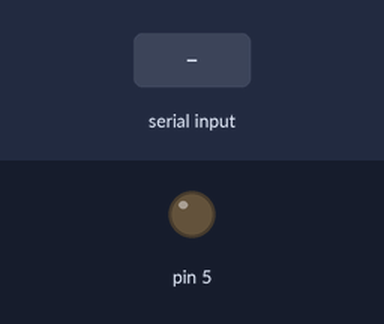
This sketch was run on a simulated Arduino Uno, built with avr-gcc and run on an emulated ATmega328P. Shown: output pins drawn as LEDs (lit = HIGH). The test bench sets the inputs (shaded band). What the sketch prints to the serial monitor is not drawn.

Above: at 1.2 s.
1.3 s: "90,45\n" received over Serial
At 2.1 s:
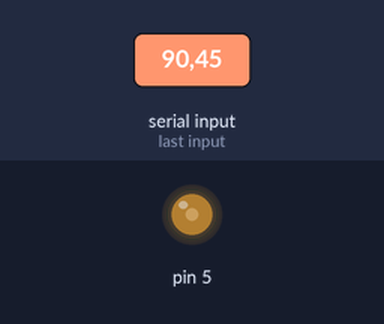
3.8 s: "30,150\n" received over Serial
At 6.0 s:
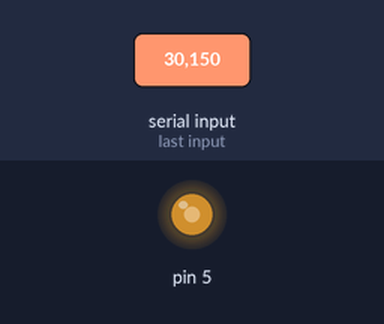
6.3 s: "200\n" received over Serial
At 7.4 s:
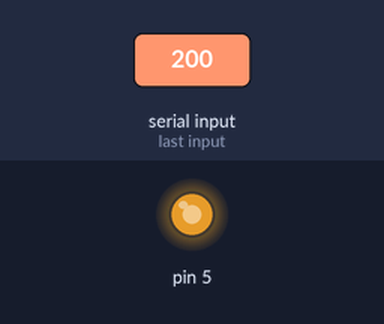
9.3 s: "90\n" received over Serial
At 9.6 s:
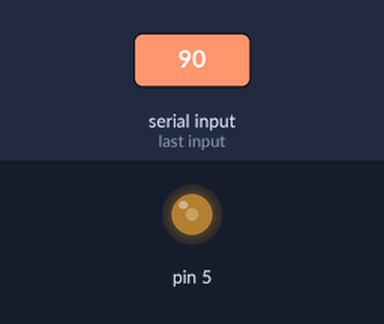
Timing chart, 0 to 12.8 s (numbered marks = the images above; inputs shaded):
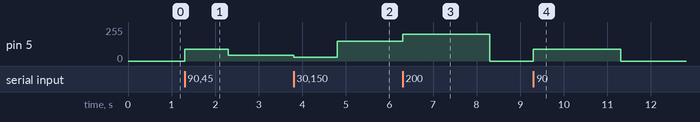

The sketch:

motordc.ino
```cpp
void setup() {
    pinMode(5, OUTPUT);
    Serial.begin(9600);
    while(!Serial);
    Serial.println("Speed 0 to 200");
}

void loop()
{
  if (Serial.available())
  {
  int speed= Serial.parseInt();
  if (speed >= 0 && speed <= 200)
  {
  analogWrite(5,speed);
  delay(1000);
  }
  }}
```

Measured:
- after the input at 1.3 s, pin 5: 0/255 → 90/255 at once, → 45/255 1.0 s later
- after the input at 3.8 s, pin 5: 45/255 → 30/255 at once, → 150/255 1.0 s later
- after the input at 6.3 s, pin 5: 150/255 → 200/255 at once, → 0/255 2.0 s later
- after the input at 9.3 s, pin 5: 0/255 → 90/255 at once, → 0/255 2.0 s later
